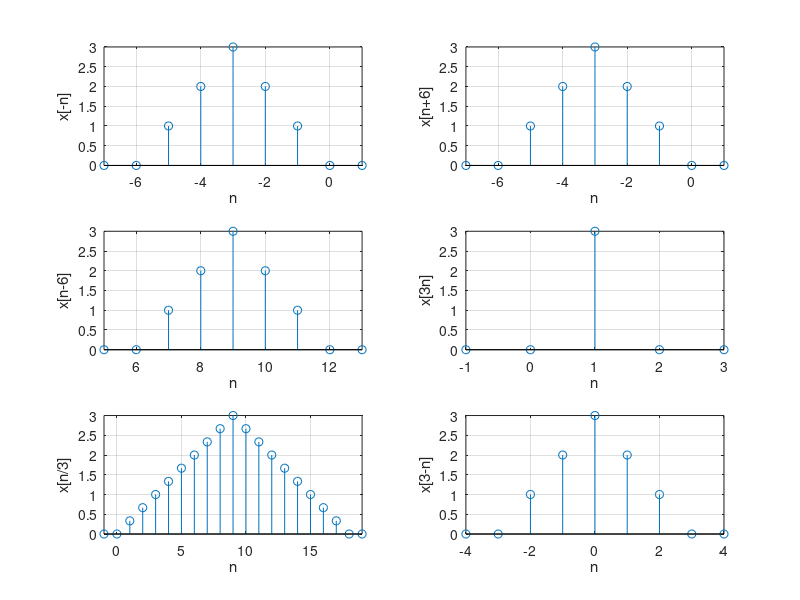

Write MATLAB code to recreate this figure.
n=-20:20;
xn=@(n) n.*((n>=0) & (n<=3)) + (-n+6).*((n>3) & (n<=6));
stem(n,xn(n))
xlabel('n'); ylabel('x[n]'); grid on;

subplot(3,2,1)
stem(n,xn(-n))
xlabel('n'); ylabel('x[-n]'); grid on;
xlim([-7 1]);
subplot(3,2,2)
stem(n,xn(n+6))
xlabel('n'); ylabel('x[n+6]'); grid on;
xlim([-7 1]);
subplot(3,2,3)
stem(n,xn(n-6))
xlabel('n'); ylabel('x[n-6]'); grid on;
xlim([5 13]);
subplot(3,2,4)
stem(n,xn(3*n))
xlabel('n'); ylabel('x[3n]'); grid on;
xlim([-1 3]);
subplot(3,2,5)
stem(n,xn(n/3))
xlabel('n'); ylabel('x[n/3]'); grid on;
xlim([-1 19]);
subplot(3,2,6)
stem(n,xn(3-n))
xlabel('n'); ylabel('x[3-n]'); grid on;
xlim([-4 4]);